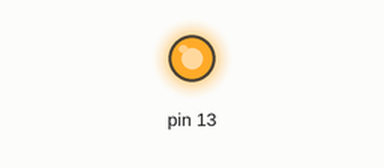
Simulated run of this sketch. Board: Arduino Uno, built with avr-gcc and run on an emulated ATmega328P. On the bench: output pins drawn as LEDs (lit = HIGH).

Above: at 1.5 s.
At 4.5 s:
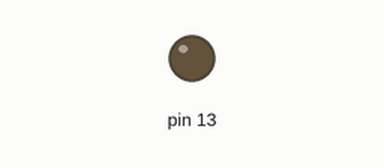
Timing chart, 0 to 7.8 s (numbered marks = the images above):
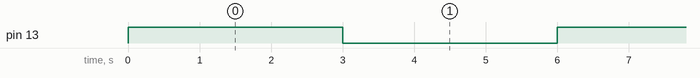

Measured:
- by itself, pin 13: alternates HIGH for 3.0 s and LOW for 3.0 s

The sketch:

3em3segundos_semDelay.ino
```cpp
unsigned long agora = 0;

void setup() {
  pinMode(13,OUTPUT);
}

void loop() {

  digitalWrite(13,HIGH);
  // Criar a pausa de 3 segundos
  agora = millis();
  while(millis() < agora + 3000) {
    // Pausa de 3 segundos. Nada a fazer
  }
  digitalWrite(13,LOW);
  // Criar a pausa de 3 segundos
  agora = millis();
  while(millis() < agora + 3000) {
    // Pausa de 3 segundos. Nada a fazer
  }


}
```
